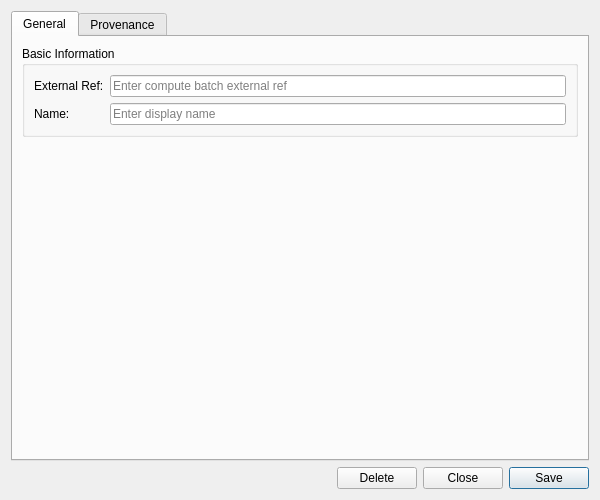
<?xml version="1.0" encoding="UTF-8"?>
<ui version="4.0">
 <class>BatchDetailDialog</class>
 <widget class="QWidget" name="BatchDetailDialog">
  <property name="geometry">
   <rect>
    <x>0</x>
    <y>0</y>
    <width>600</width>
    <height>500</height>
   </rect>
  </property>
  <property name="sizePolicy">
   <sizepolicy hsizetype="Preferred" vsizetype="Preferred">
    <horstretch>0</horstretch>
    <verstretch>0</verstretch>
   </sizepolicy>
  </property>
  <property name="minimumSize">
   <size>
    <width>600</width>
    <height>500</height>
   </size>
  </property>
  <property name="windowTitle">
   <string>Batch Details</string>
  </property>
  <layout class="QVBoxLayout" name="verticalLayout">
   <item>
    <widget class="QTabWidget" name="tabWidget">
     <property name="currentIndex"><number>0</number></property>
     <widget class="QWidget" name="generalTab">
      <attribute name="title"><string>General</string></attribute>
      <layout class="QVBoxLayout" name="generalLayout">
       <item>
        <widget class="QGroupBox" name="basicInfoGroup">
         <property name="title">
          <string>Basic Information</string>
         </property>
         <layout class="QFormLayout" name="formLayout">
          <item row="0" column="0">
           <widget class="QLabel" name="labelExternalRef">
            <property name="text">
             <string>External Ref:</string>
            </property>
           </widget>
          </item>
          <item row="0" column="1">
           <widget class="QLineEdit" name="codeEdit">
            <property name="placeholderText">
             <string>Enter compute batch external ref</string>
            </property>
            <property name="readOnly">
             <bool>true</bool>
            </property>
           </widget>
          </item>
          <item row="1" column="0">
           <widget class="QLabel" name="labelName">
            <property name="text">
             <string>Name:</string>
            </property>
           </widget>
          </item>
          <item row="1" column="1">
           <widget class="QLineEdit" name="nameEdit">
            <property name="placeholderText">
             <string>Enter display name</string>
            </property>
           </widget>
          </item>
         </layout>
        </widget>
       </item>
       <item>
        <spacer name="verticalSpacer">
         <property name="orientation">
          <enum>Qt::Vertical</enum>
         </property>
         <property name="sizeHint" stdset="0">
          <size>
           <width>20</width>
           <height>40</height>
          </size>
         </property>
        </spacer>
       </item>
      </layout>
     </widget>
     <widget class="QWidget" name="provenanceTab">
      <attribute name="title"><string>Provenance</string></attribute>
      <layout class="QVBoxLayout" name="provenanceTabLayout">
       <item>
        <widget class="ores::qt::ProvenanceWidget" name="provenanceWidget" native="true"/>
       </item>
      </layout>
     </widget>
    </widget>
   </item>
   <item>
    <layout class="QHBoxLayout" name="buttonLayout">
     <item>
      <spacer name="horizontalSpacer">
       <property name="orientation">
        <enum>Qt::Horizontal</enum>
       </property>
       <property name="sizeHint" stdset="0">
        <size>
         <width>40</width>
         <height>20</height>
        </size>
       </property>
      </spacer>
     </item>
     <item>
      <widget class="QPushButton" name="deleteButton">
       <property name="text">
        <string>Delete</string>
       </property>
      </widget>
     </item>
     <item>
      <widget class="QPushButton" name="closeButton">
       <property name="text">
        <string>Close</string>
       </property>
      </widget>
     </item>
     <item>
      <widget class="QPushButton" name="saveButton">
       <property name="text">
        <string>Save</string>
       </property>
       <property name="default">
        <bool>true</bool>
       </property>
      </widget>
     </item>
    </layout>
   </item>
  </layout>
 </widget>
 <customwidgets>
  <customwidget>
   <class>ores::qt::ProvenanceWidget</class>
   <extends>QWidget</extends>
   <header>ores.qt/ProvenanceWidget.hpp</header>
  </customwidget>
 </customwidgets>
 <resources/>
 <connections/>
</ui>
